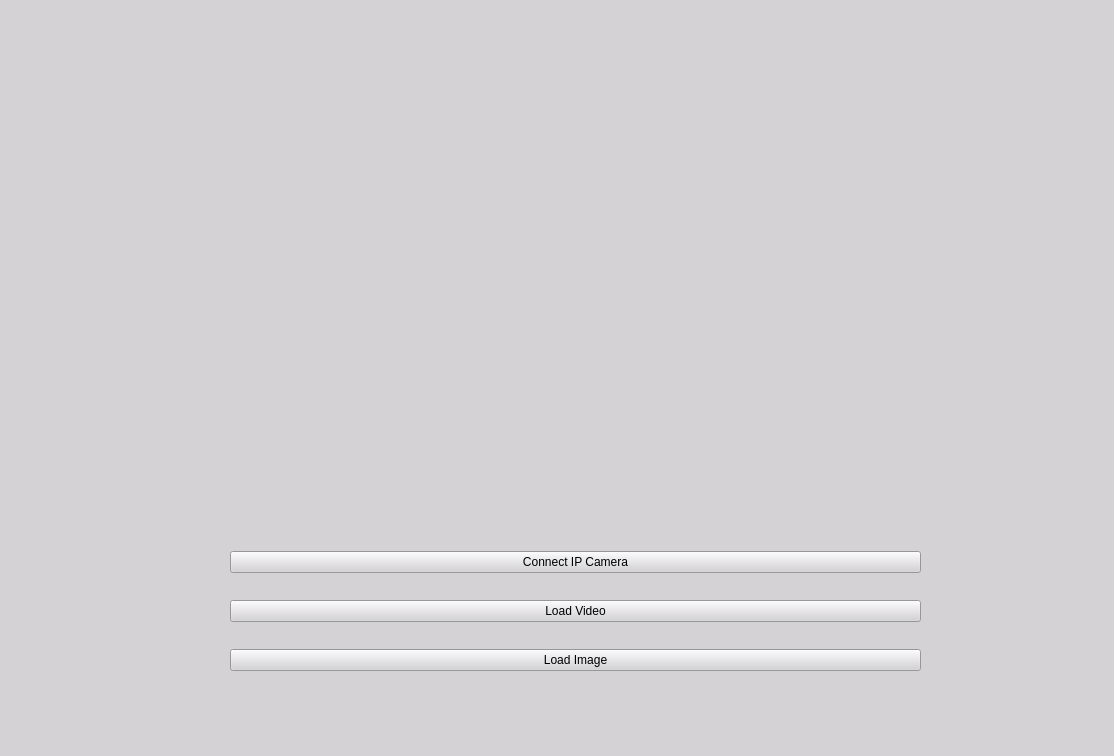
<?xml version="1.0" encoding="UTF-8"?>
<ui version="4.0">
 <class>MainWindow</class>
 <widget class="QMainWindow" name="MainWindow">
  <property name="geometry">
   <rect>
    <x>0</x>
    <y>0</y>
    <width>1114</width>
    <height>756</height>
   </rect>
  </property>
  <property name="windowTitle">
   <string>MainWindow</string>
  </property>
  <property name="styleSheet">
   <string notr="true">* {
background-color: #D4D2D5;
}</string>
  </property>
  <widget class="QWidget" name="centralwidget">
   <widget class="QWidget" name="verticalLayoutWidget">
    <property name="geometry">
     <rect>
      <x>230</x>
      <y>530</y>
      <width>691</width>
      <height>164</height>
     </rect>
    </property>
    <layout class="QVBoxLayout" name="verticalLayout">
     <property name="sizeConstraint">
      <enum>QLayout::SetDefaultConstraint</enum>
     </property>
     <item>
      <widget class="QPushButton" name="connect_ip_button">
       <property name="cursor">
        <cursorShape>PointingHandCursor</cursorShape>
       </property>
       <property name="styleSheet">
        <string notr="true">* {
	background-color: rgb(80, 80, 80);
	font: 75 12pt &quot;JetBrains Mono NL Bold&quot;;
	color: &quot;white&quot;;
	border-radius: &quot;10px&quot;;
	padding-top: &quot;8px&quot;;
	padding-bottom: &quot;8px&quot;;
	margin: &quot;4px&quot;;
	box-shadow&quot; &quot;0 0 5px rgb(0, 0, 0, 0.4)&quot;;
}</string>
       </property>
       <property name="text">
        <string>Connect IP Camera</string>
       </property>
      </widget>
     </item>
     <item>
      <widget class="QPushButton" name="load_video_button">
       <property name="cursor">
        <cursorShape>PointingHandCursor</cursorShape>
       </property>
       <property name="styleSheet">
        <string notr="true">* {
	background-color: rgb(80, 80, 80);
	font: 75 12pt &quot;JetBrains Mono NL Bold&quot;;
	color: &quot;white&quot;;
	border-radius: &quot;10px&quot;;
	padding-top: &quot;8px&quot;;
	padding-bottom: &quot;8px&quot;;
	margin: &quot;4px&quot;;
	box-shadow&quot; &quot;0 0 5px rgb(0, 0, 0, 0.4)&quot;;
}</string>
       </property>
       <property name="text">
        <string>Load Video</string>
       </property>
      </widget>
     </item>
     <item>
      <widget class="QPushButton" name="load_image_button">
       <property name="cursor">
        <cursorShape>PointingHandCursor</cursorShape>
       </property>
       <property name="styleSheet">
        <string notr="true">* {
	background-color: rgb(80, 80, 80);
	font: 75 12pt &quot;JetBrains Mono NL Bold&quot;;
	color: &quot;white&quot;;
	border-radius: &quot;10px&quot;;
	padding-top: &quot;8px&quot;;
	padding-bottom: &quot;8px&quot;;
	margin: &quot;4px&quot;;
	box-shadow&quot; &quot;0 0 5px rgb(0, 0, 0, 0.4)&quot;;
}</string>
       </property>
       <property name="text">
        <string>Load Image</string>
       </property>
      </widget>
     </item>
    </layout>
   </widget>
   <widget class="QLabel" name="ipcam_window">
    <property name="geometry">
     <rect>
      <x>140</x>
      <y>30</y>
      <width>841</width>
      <height>421</height>
     </rect>
    </property>
    <property name="text">
     <string/>
    </property>
   </widget>
  </widget>
  <widget class="QMenuBar" name="menubar">
   <property name="geometry">
    <rect>
     <x>0</x>
     <y>0</y>
     <width>1114</width>
     <height>26</height>
    </rect>
   </property>
  </widget>
  <widget class="QStatusBar" name="statusbar"/>
 </widget>
 <resources/>
 <connections/>
</ui>
